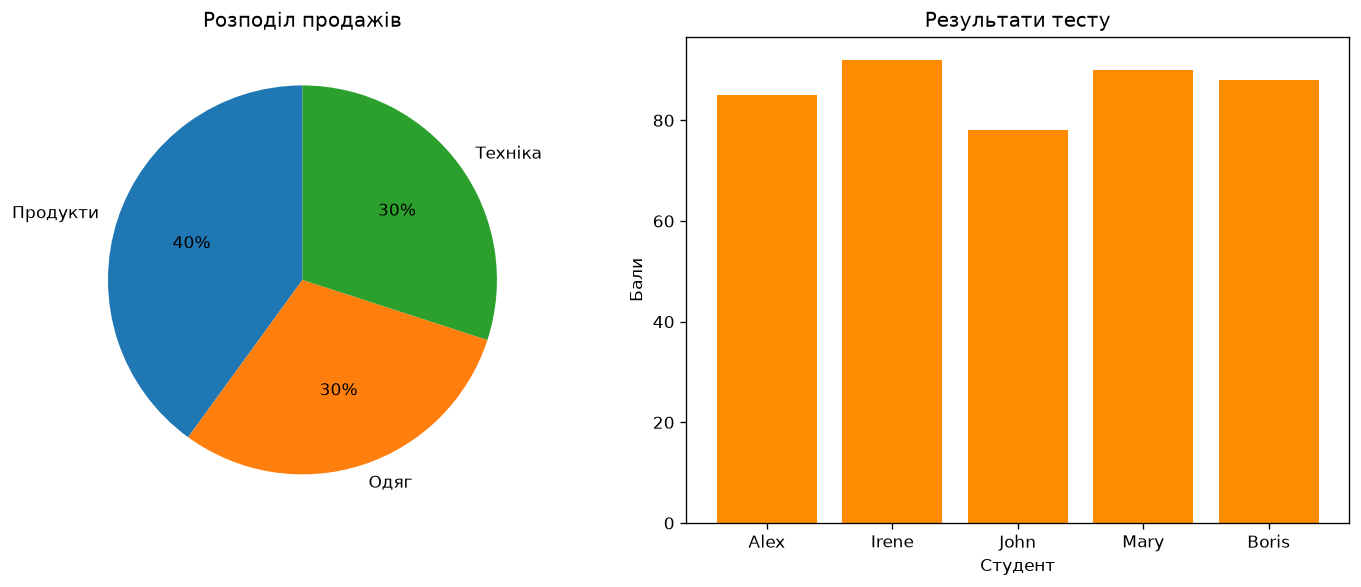

The Python source for this figure:
from pathlib import Path
import matplotlib.pyplot as plt

labels = ["Продукти", "Одяг", "Техніка"]
shares = [40, 30, 30]
names = ["Alex", "Irene", "John", "Mary", "Boris"]
scores = [85, 92, 78, 90, 88]

fig, axes = plt.subplots(1, 2, figsize=(12, 5))

axes[0].pie(shares, labels=labels, autopct="%1.0f%%", startangle=90)
axes[0].set_title("Розподіл продажів")

axes[1].bar(names, scores, color="darkorange")
axes[1].set_title("Результати тесту")
axes[1].set_xlabel("Студент")
axes[1].set_ylabel("Бали")

fig.tight_layout()
plt.savefig(Path(__file__).with_suffix('.png'), dpi=120, bbox_inches='tight')
plt.show()
